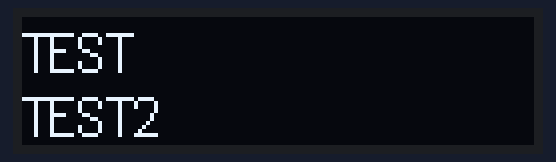
This sketch was run on a simulated Arduino Uno, built with avr-gcc and run on an emulated ATmega328P. Parts: 128×32 one-colour display.

Above: at 0.1 s.

The sketch:

OLED.ino
```cpp
#include <Wire.h> //I2C
#include <U8g2lib.h>
String oled_line1;
String oled_line2;
U8G2_SSD1306_128X32_UNIVISION_F_HW_I2C u8g2(U8G2_R0, /* reset=*/ U8X8_PIN_NONE);

void setup() {
  // put your setup code here, to run once:
  u8g2.begin();
  oled_line1 = "TEST";
  oled_line2 = "TEST2";
  printScreen();
}

void printScreen() {
  //https://github.com/olikraus/u8g2/wiki/fntlist8x8
  u8g2.setFont(u8g2_font_7x14_mr);
  u8g2.firstPage();
  do {
    u8g2.setCursor(0, 14);
    u8g2.println(oled_line1);  // write something to the internal memory
    u8g2.setCursor(0, 30);
    u8g2.println(oled_line2);  // write something to the internal memory
  }
  while ( u8g2.nextPage() );
}

void loop() {
  // put your main code here, to run repeatedly:

}
```
